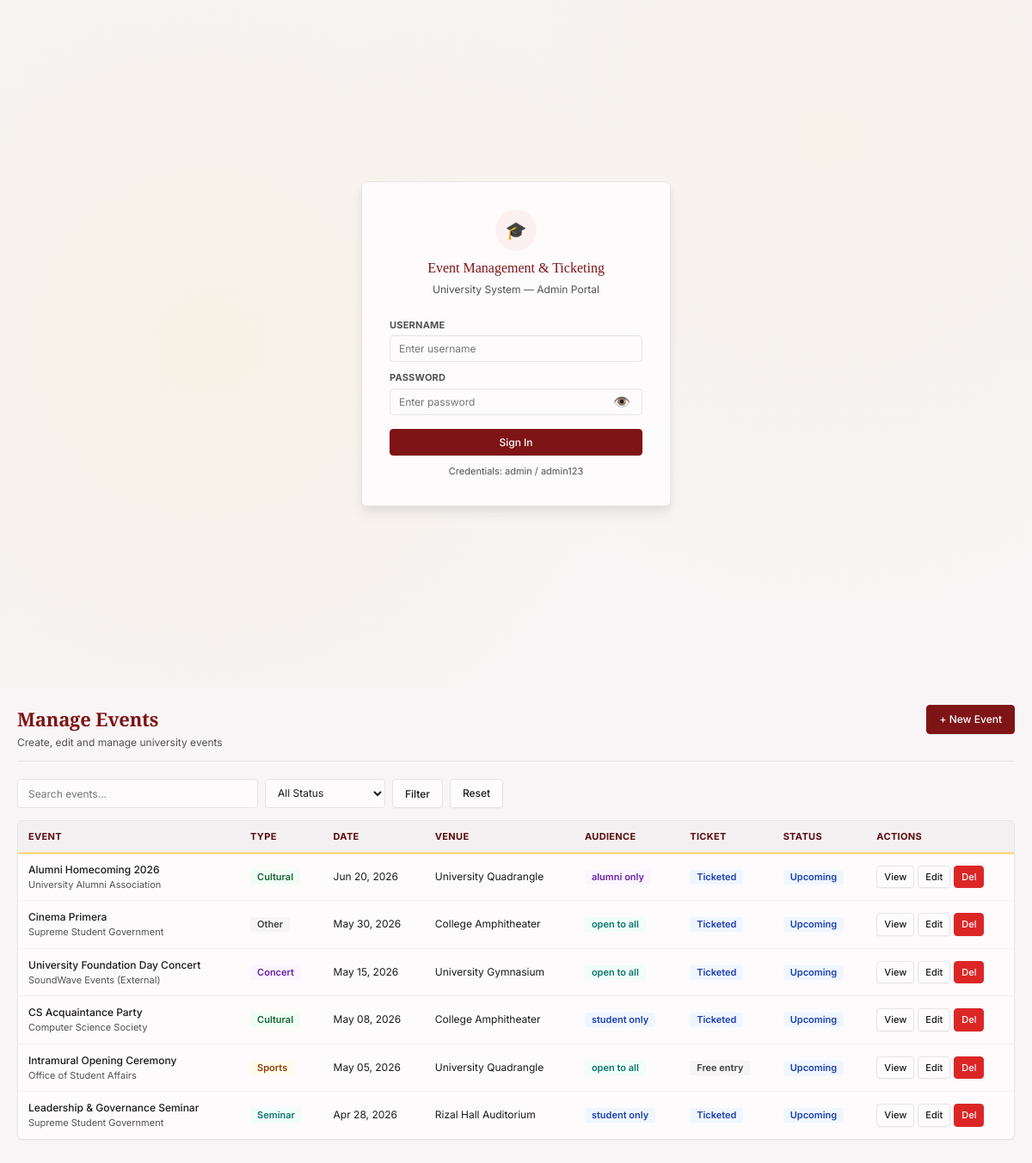
/modules/events/index.php, run on the app's committed database.
### tables this page shows
CREATE TABLE `event` (
  `event_id` int(11) NOT NULL,
  `event_name` varchar(150) NOT NULL,
  `event_type` enum('academic','cultural','sports','concert','seminar','graduation','orientation','other') NOT NULL,
  `event_date` date NOT NULL,
  `start_time` time NOT NULL,
  `end_time` time NOT NULL,
  `description` text DEFAULT NULL,
  `audience_type` enum('student_only','employee_only','alumni_only','open_to_all') NOT NULL DEFAULT 'open_to_all',
  `requires_ticket` tinyint(1) NOT NULL DEFAULT 1,
  `status` enum('upcoming','ongoing','completed','cancelled') NOT NULL DEFAULT 'upcoming',
  `venue_id` int(11) NOT NULL,
  `org_id` int(11) NOT NULL
);

CREATE TABLE `organization` (
  `org_id` int(11) NOT NULL,
  `org_name` varchar(150) NOT NULL,
  `org_type` enum('student_org','alumni_org','external','university_office') NOT NULL,
  `adviser_first_name` varchar(50) DEFAULT NULL,
  `adviser_last_name` varchar(50) DEFAULT NULL,
  `contact_email` varchar(100) NOT NULL,
  `contact_phone` varchar(20) DEFAULT NULL,
  `is_accredited` tinyint(1) NOT NULL DEFAULT 1
);

CREATE TABLE `venue` (
  `venue_id` int(11) NOT NULL,
  `venue_name` varchar(100) NOT NULL,
  `venue_type` enum('gymnasium','auditorium','classroom','field','courtyard','amphitheater','other') NOT NULL,
  `building` varchar(100) DEFAULT NULL,
  `floor_level` varchar(20) DEFAULT NULL,
  `capacity` int(11) NOT NULL CHECK (`capacity` > 0),
  `has_av_system` tinyint(1) NOT NULL DEFAULT 0
);

### includes/functions.php (called while the page is built, shortened)
<?php
function getEventTypeBadge($type) {
    $badges = [
        'academic' => 'b-blue', 'cultural' => 'b-green', 'sports' => 'b-amber',
        'concert' => 'b-purple', 'seminar' => 'b-teal', 'graduation' => 'b-blue',
        'orientation' => 'b-green', 'other' => 'b-gray'
    ];
    return $badges[$type] ?? 'b-gray';
}
function getAudienceBadge($type) {
    $badges = [
        'open_to_all' => 'b-teal', 'student_only' => 'b-blue',
        'employee_only' => 'b-amber', 'alumni_only' => 'b-purple'
    ];
    return $badges[$type] ?? 'b-gray';
}
function getStatusBadge($status) {
    $badges = [
        'upcoming' => 'b-blue', 'ongoing' => 'b-green',
        'completed' => 'b-gray', 'cancelled' => 'b-red'
    ];
    return $badges[$status] ?? 'b-gray';
}
function formatDate($date) {
    return date('M d, Y', strtotime($date));
}
?>

### modules/events/index.php (the view, shortened to what this page needs)
<?php
require_once __DIR__ . '/../../includes/header.php';
$search = isset($_GET['search']) ? $_GET['search'] : '';
$query = "SELECT e.*, v.venue_name, o.org_name
          FROM Event e
          JOIN Venue v ON e.venue_id = v.venue_id
          JOIN Organization o ON e.org_id = o.org_id
          WHERE 1=1";
$query .= " ORDER BY e.event_date DESC";
$events = mysqli_query($conn, $query);
?>
<div class="page active">
    <div class="page-header">
        <div>
            <div class="page-title">Manage Events</div>
            <div class="page-sub">Create, edit and manage university events</div>
        </div>
        <a href="/event-ticketing-v2/modules/events/create.php" class="btn btn-primary">+ New Event</a>
    </div>
    <div class="search-row">
        <form method="GET" action="" style="display:flex;gap:8px;width:100%">
            <input type="text" name="search" placeholder="Search events..." value="<?php echo htmlspecialchars($search); ?>" style="flex:1;max-width:280px">
            <select name="status" style="width:140px">
                <option value="">All Status</option>
            </select>
            <button type="submit" class="btn">Filter</button>
            <a href="/event-ticketing-v2/modules/events/" class="btn">Reset</a>
        </form>
    </div>
    <div class="card-flush">
        <div class="tbl-wrap">
            <table>
                <thead>
                    <tr>
                        <th>Event</th>
                        <th>Type</th>
                        <th>Date</th>
                        <th>Venue</th>
                        <th>Audience</th>
                        <th>Ticket</th>
                        <th>Status</th>
                        <th>Actions</th>
                    </tr>
                </thead>
                <tbody>
                    <?php if ($events && mysqli_num_rows($events) > 0): ?>
                        <?php while ($event = mysqli_fetch_assoc($events)): ?>
                            <tr>
                                <td>
                                    <div style="font-weight:500"><?php echo htmlspecialchars($event['event_name']); ?></div>
                                    <div style="font-size:11px;color:var(--color-text-secondary)"><?php echo htmlspecialchars($event['org_name']); ?></div>
                                </td>
                                <td><span class="badge <?php echo getEventTypeBadge($event['event_type']); ?>"><?php echo htmlspecialchars(ucfirst($event['event_type'])); ?></span></td>
                                <td><?php echo formatDate($event['event_date']); ?></td>
                                <td><?php echo htmlspecialchars($event['venue_name']); ?></td>
                                <td><span class="badge <?php echo getAudienceBadge($event['audience_type']); ?>"><?php echo str_replace('_', ' ', htmlspecialchars($event['audience_type'])); ?></span></td>
                                <td>
                                    <span class="badge <?php echo $event['requires_ticket'] ? 'b-blue' : 'b-gray'; ?>">
                                        <?php echo $event['requires_ticket'] ? 'Ticketed' : 'Free entry'; ?>
                                    </span>
                                </td>
                                <td><span class="badge <?php echo getStatusBadge($event['status']); ?>"><?php echo ucfirst(htmlspecialchars($event['status'])); ?></span></td>
                                <td>
                                    <div class="actions" style="display:flex;gap:4px;flex-wrap:wrap;">
                                        <a href="/event-ticketing-v2/modules/events/view.php?id=<?php echo $event['event_id']; ?>" class="btn btn-sm">View</a>
                                        <a href="/event-ticketing-v2/modules/events/edit.php?id=<?php echo $event['event_id']; ?>" class="btn btn-sm">Edit</a>
                                        <a href="/event-ticketing-v2/modules/events/?delete=<?php echo $event['event_id']; ?>"
                                           class="btn btn-sm btn-danger"
                                           onclick="return confirm('Are you sure you want to delete this event?')">Del</a>
                                    </div>
                                </td>
                            </tr>
                        <?php endwhile; ?>
                    <?php else: ?>
                        <tr><td colspan="8" style="text-align:center;padding:2rem;color:var(--color-text-secondary)">No events found</td></tr>
                    <?php endif; ?>
                </tbody>
            </table>
        </div>
    </div>
</div>
<?php require_once __DIR__ . '/../../includes/footer.php'; ?>

### data on the page
event: event_name "Alumni Homecoming 2026", org.org_name "University Alumni Association", event_type "Cultural", event_date "Jun 20, 2026", venue.venue_name "University Quadrangle", audience_type "alumni only", requires_ticket "Ticketed", status "Upcoming"
event: event_name "Cinema Primera", org.org_name "Supreme Student Government", event_type "Other", event_date "May 30, 2026", venue.venue_name "College Amphitheater", audience_type "open to all", requires_ticket "Ticketed", status "Upcoming"
event: event_name "University Foundation Day Concert", org.org_name "SoundWave Events (External)", event_type "Concert", event_date "May 15, 2026", venue.venue_name "University Gymnasium", audience_type "open to all", requires_ticket "Ticketed", status "Upcoming"
event: event_name "CS Acquaintance Party", org.org_name "Computer Science Society", event_type "Cultural", event_date "May 08, 2026", venue.venue_name "College Amphitheater", audience_type "student only", requires_ticket "Ticketed", status "Upcoming"
event: event_name "Intramural Opening Ceremony", org.org_name "Office of Student Affairs", event_type "Sports", event_date "May 05, 2026", venue.venue_name "University Quadrangle", audience_type "open to all", requires_ticket "Free entry", status "Upcoming"
event: event_name "Leadership & Governance Seminar", org.org_name "Supreme Student Government", event_type "Seminar", event_date "Apr 28, 2026", venue.venue_name "Rizal Hall Auditorium", audience_type "student only", requires_ticket "Ticketed", status "Upcoming"
